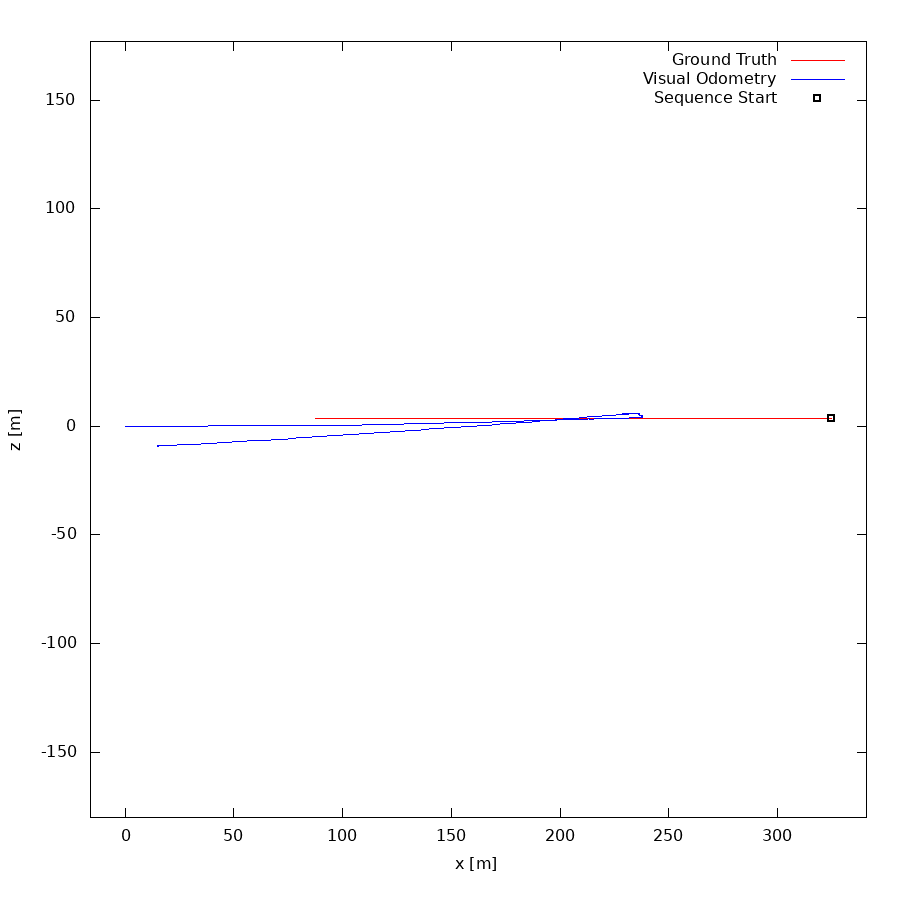

The script that drew this image:
set term postscript eps enhanced color
set output "01.eps"
set size ratio -1
set xrange [-16:341]
set yrange [-180:177]
set xlabel "x [m]"
set ylabel "z [m]"
plot "01.txt" using 1:2 lc rgb "#FF0000" title 'Ground Truth' w lines,"01.txt" using 3:4 lc rgb "#0000FF" title 'Visual Odometry' w lines,"< head -1 01.txt" using 1:2 lc rgb "#000000" pt 4 ps 1 lw 2 title 'Sequence Start' w points
